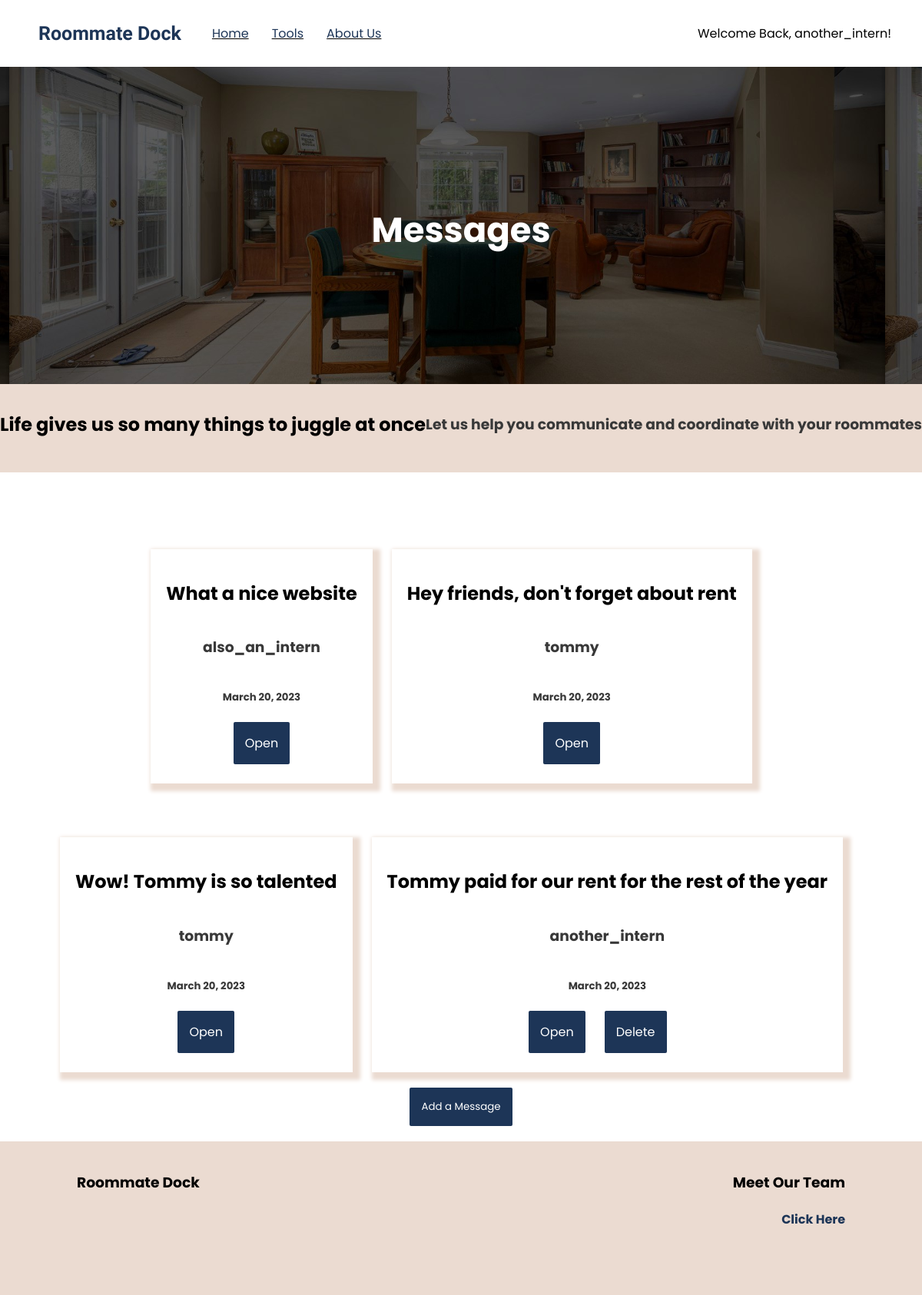
/messageboard/index/Tommy's intern office (signed in), run on an earlier commit of the app's database.
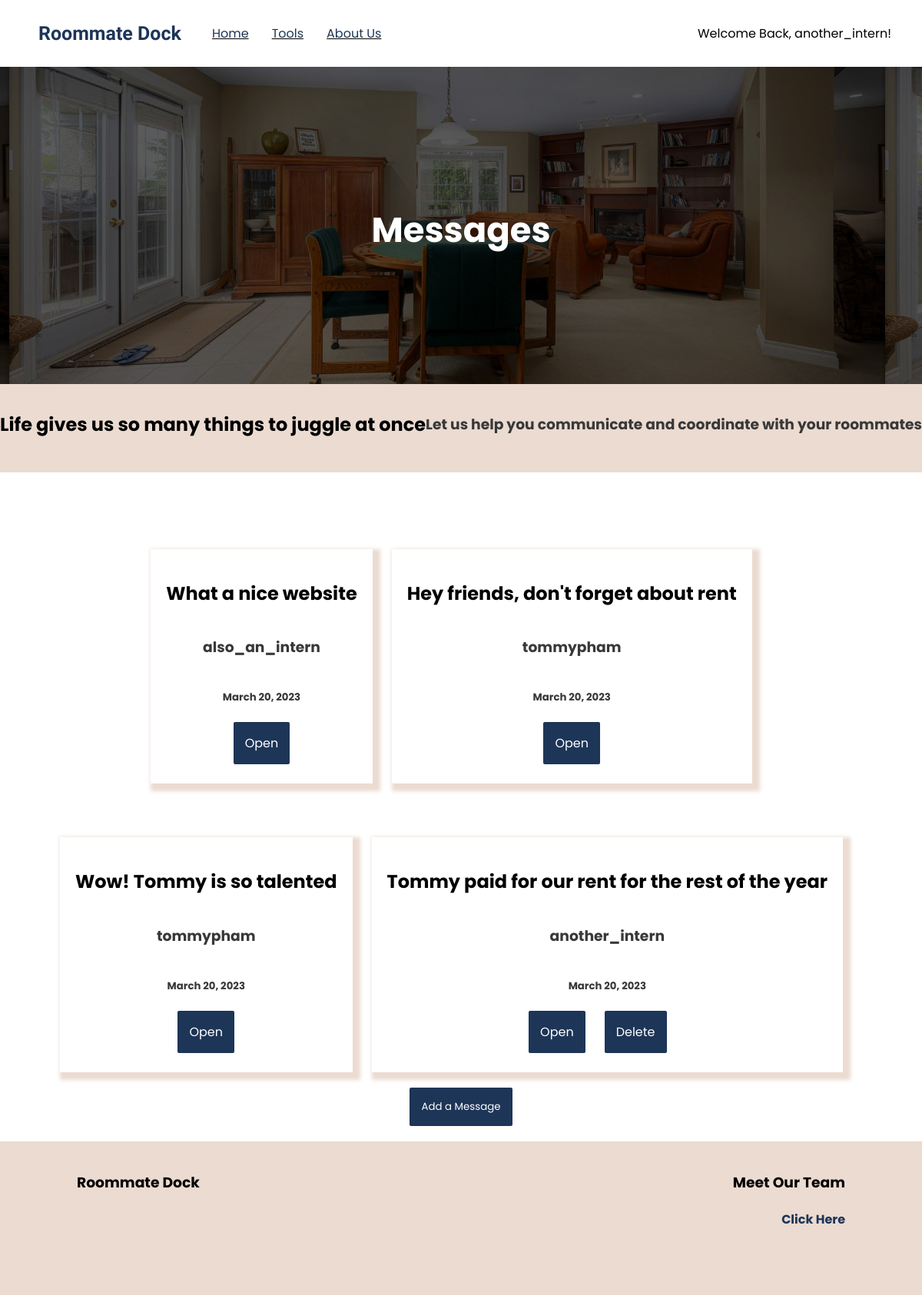
And on a later commit of the database.
### messageboard/models.py (models this page shows, shortened)
class Message(models.Model):
    sender = models.ForeignKey(User, on_delete=models.CASCADE, null=True, related_name='user_message')
    profile = models.ForeignKey(ProfileAuth, on_delete=models.CASCADE, null=True, related_name='profile_message')
    subject = models.CharField(max_length=64)
    body = models.CharField(max_length=150)
    users_read = models.ManyToManyField(User, null=True, blank=True, related_name='read_message')
    created_date = models.DateField(default=timezone.now())
    class Meta:
        unique_together = ('subject', 'created_date')

### messageboard/views.py (the view)
# urls.py: path('', views.index, name='index'),
@login_required(login_url='users:login')
def index(request, profile_name):
        profile = ProfileAuth.objects.get(name=profile_name)
        all_messages = profile.profile_message.all()
        context = {
            'all_messages': all_messages,
        }
        return render(request, 'messageboard/index.html', {
            'all_messages': all_messages,
            'profile': profile,
        })

### rentsplit/models.py (called while the page is built)
    def __str__(self):
        return f'{self.name}'

### messageboard/templates/messageboard/index.html (shortened to what this page needs)
{% extends 'dock/layout-landing.html' %}
{% block head %}
{% load static %}
{% endblock head %}
{% block body %}
    <div class="content-wrapper app-banner background-image-divider-main center">
        <h1 class='padding-top white-text main-text big-text'>Messages</h1>
    </div>
    <div class="banner next-to-eachother padding-top-small padding-bottom-small">
        <h2 class='main-text'>Life gives us so many things to juggle at once</h2>
        <h3 class='sub-text'>Let us help you communicate and coordinate with your roommates</h3>
    </div>
    <div class="center next-to-eachother flex-wrap reverse">
        {% if all_messages %}
            {% for mes in all_messages %}
                {% if mes.sender == request.user %}
                    <div class=
                    {% if request.user in mes.users_read.all %}
                        "big-card center stack-divs margin-bottom margin-top margin-right padding-bottom-small read"
                    {% else %}
                        "big-card center stack-divs margin-bottom margin-top margin-right padding-bottom-small"
                    {% endif %} style='height:max-content;'>
                        <h2 class='main-text'>{{mes.subject}}</h2>
                        <h3 class='sub-text'>{{mes.sender}}</h3>
                        <h5 class='sub-text'>{{mes.created_date}}</h5>
                        <div class='center next-to-eachother'>
                            <a href="{% url 'messageboard:open-message' profile_name=mes.profile date=mes.created_date sender=mes.sender subject=mes.subject %}" class='main-button margin-right'>Open</a>
                            <a href="{% url 'messageboard:delete-message' profile_name=mes.profile date=mes.created_date sender=mes.sender subject=mes.subject%}" class='main-button margin-right'>Delete</a>
                        </div>
                    </div>
                {% else %}
                <div class=
                {% if request.user in mes.users_read.all %}
                    "center big-card center stack-divs margin-bottom margin-top margin-right padding-bottom-small read"
                {% else %}
                    "center big-card center stack-divs margin-bottom margin-top margin-right padding-bottom-small"
                {% endif %} style='height:max-content;'>
                    <h2 class='main-text'>{{mes.subject}}</h2>
                    <h3 class='sub-text'>{{mes.sender}}</h3>
                    <h5 class='sub-text'>{{mes.created_date}}</h5>
                    <a href="{% url 'messageboard:open-message' profile_name=mes.profile date=mes.created_date sender=mes.sender subject=mes.subject %}" class='main-button'>Open</a>
                </div>
                {% endif %}
            {% endfor %}
        {% else %}
            <div class="big-card center stack-divs margin-bottom margin-top">
                <h2 class='main-text'>Oh no!</h2>
                <h3 class='sub-text'>There aren't any messages yet</h3>
            </div>
        {% endif %}
    </div>
    <div class="center margin-bottom">
        <button class='main-button' id='messageboard-button'>Add a Message</button>
    </div>
{% endblock body %}

What changed in the data, as far as the page shows it:
changed Message "Hey friends, don't forget about rent": sender "tommy" → "tommypham"
changed Message "Wow! Tommy is so talented": sender "tommy" → "tommypham"
